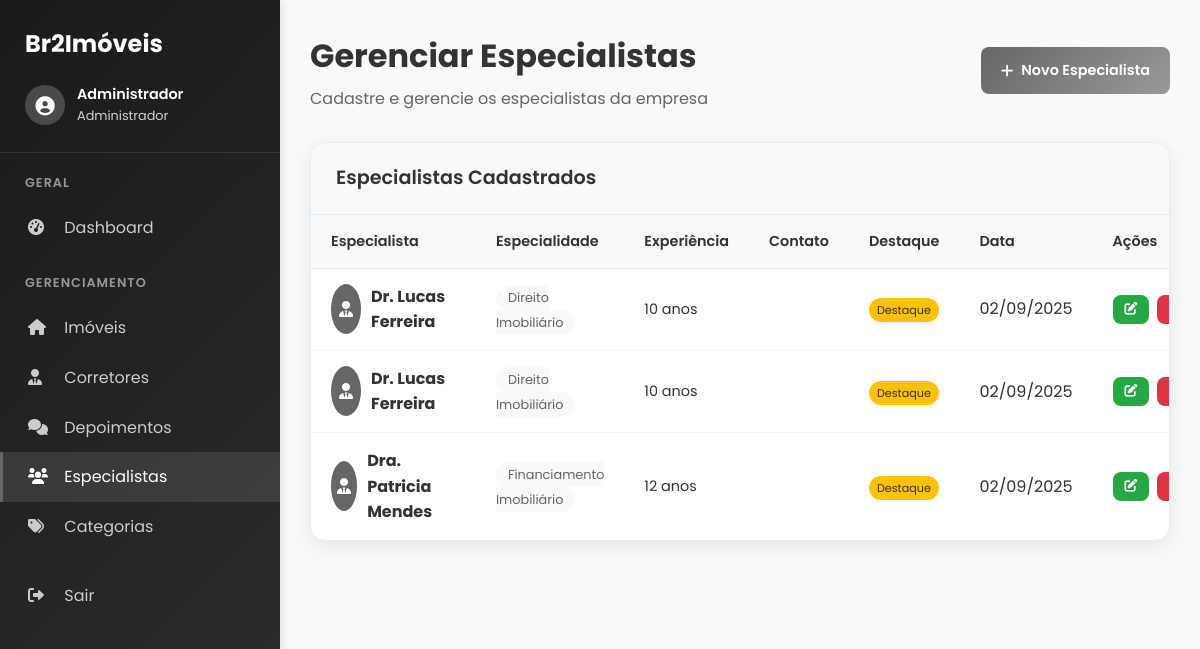
The page /admin/especialistas.php (signed in) on the database its author committed.
### tables this page shows
CREATE TABLE `especialistas` (
  `id` int NOT NULL,
  `nome` varchar(255) NOT NULL,
  `cargo` varchar(100) NOT NULL,
  `especialidade` varchar(100) DEFAULT NULL,
  `experiencia` varchar(50) DEFAULT NULL,
  `bio` text,
  `foto` varchar(500) DEFAULT NULL,
  `email` varchar(255) DEFAULT NULL,
  `telefone` varchar(20) DEFAULT NULL,
  `linkedin` varchar(255) DEFAULT NULL,
  `destaque` tinyint(1) DEFAULT '0',
  `ativo` tinyint(1) DEFAULT '1',
  `data_cadastro` timestamp NOT NULL DEFAULT CURRENT_TIMESTAMP,
  `data_atualizacao` timestamp NOT NULL DEFAULT CURRENT_TIMESTAMP ON UPDATE CURRENT_TIMESTAMP
);

### classes/Especialista.php (called while the page is built, shortened)
<?php
require_once 'Database.php';
class Especialista {
    private $db;
    private $table = 'especialistas';
    public function __construct() {
        $this->db = new Database();
    }
    public function listarTodos($filtros = [], $pagina = 1, $limite = 20) {
        try {
            $params = [];
            $sql = "SELECT * FROM {$this->table}";
            $sql .= " ORDER BY destaque DESC, nome ASC";
            $offset = ($pagina - 1) * $limite;
            $sql .= " LIMIT {$limite} OFFSET {$offset}";
            $especialistas = $this->db->fetchAll($sql, $params);
            $sql_count = "SELECT COUNT(*) as total FROM {$this->table}";
            $total = $this->db->fetchOne($sql_count, $params);
            $total_registros = $total['total'] ?? 0;
            return [
                'especialistas' => $especialistas,
                'total' => $total_registros,
                'pagina' => $pagina,
                'limite' => $limite,
                'total_paginas' => ceil($total_registros / $limite)
            ];
        } catch (Exception $e) {
            error_log("Erro ao listar especialistas: " . $e->getMessage());
            return [
                'especialistas' => [],
                'total' => 0,
                'pagina' => $pagina,
                'limite' => $limite,
                'total_paginas' => 0
            ];
        }
    }
}
?>

### classes/Database.php (called while the page is built, shortened)
<?php
class Database {
    private $host;
    private $db_name;
    private $username;
    private $password;
    public function __construct() {
        $this->host = DB_HOST;
        $this->db_name = DB_NAME;
        $this->username = DB_USERNAME;
        $this->password = DB_PASSWORD;
    }
    public function getConnection() {
        $this->conn = null;
        try {
            $this->conn = new PDO(
                "mysql:host=" . $this->host . ";dbname=" . $this->db_name,
                $this->username,
                $this->password,
                array(
                    PDO::ATTR_ERRMODE => PDO::ERRMODE_EXCEPTION,
                    PDO::MYSQL_ATTR_INIT_COMMAND => "SET NAMES utf8"
                )
            );
        } catch(PDOException $exception) {
            try {
                $this->conn = new PDO(
                    "mysql:host=localhost:3306;dbname=br2studios",
                    'root',
                    '',
                    array(
                        PDO::ATTR_ERRMODE => PDO::ERRMODE_EXCEPTION,
                        PDO::MYSQL_ATTR_INIT_COMMAND => "SET NAMES utf8"
                    )
                );
            } catch(PDOException $exception2) {
                $this->conn = new PDO(
                    "mysql:host=localhost;dbname=br2studios",
                    'root',
                    '',
                    array(
                        PDO::ATTR_ERRMODE => PDO::ERRMODE_EXCEPTION,
                        PDO::MYSQL_ATTR_INIT_COMMAND => "SET NAMES utf8"
                    )
                );
            }
        }
        return $this->conn;
    }
    public function fetchOne($sql, $params = []) {
        try {
            $stmt = $this->getConnection()->prepare($sql);
            $stmt->execute($params);
            return $stmt->fetch(PDO::FETCH_ASSOC);
        } catch(PDOException $e) {
            error_log("Erro fetchOne: " . $e->getMessage());
            return false;
        }
    }
    public function fetchAll($sql, $params = []) {
        try {
            $stmt = $this->getConnection()->prepare($sql);
            $stmt->execute($params);
            return $stmt->fetchAll(PDO::FETCH_ASSOC);
        } catch(PDOException $e) {
            error_log("Erro fetchAll: " . $e->getMessage());
            return [];
        }
    }
}
?>

### admin/especialistas.php (the view, shortened to what this page needs)
<?php
require_once '../config/database.php';
require_once '../classes/Database.php';
require_once '../classes/Especialista.php';
try {
    $especialista = new Especialista();
} catch (Exception $e) {
    $mensagem = "Erro ao inicializar classes: " . $e->getMessage();
    $tipo_mensagem = 'error';
}
$action = $_GET['action'] ?? 'listar';
$especialistas = [];
if ($action === 'listar') {
    try {
        $especialistas_result = $especialista->listarTodos();
        if (is_array($especialistas_result) && isset($especialistas_result['especialistas'])) {
            $especialistas = $especialistas_result;
        } elseif (is_array($especialistas_result)) {
            $especialistas = ['especialistas' => $especialistas_result];
        }
    } catch (Exception $e) {
        $mensagem = "Erro ao buscar especialistas: " . $e->getMessage();
        $tipo_mensagem = 'error';
    }
}
include 'includes/header.php';
?>
<?php include 'includes/sidebar.php'; ?>
<main class="main-content">
    <div class="page-header">
        <div class="page-title">
            <h1>Gerenciar Especialistas</h1>
            <p class="page-subtitle">Cadastre e gerencie os especialistas da empresa</p>
        </div>
        <div class="header-actions">
            <?php if ($action === 'listar'): ?>
                <a href="?action=novo" class="btn btn-primary">
                    <i class="fas fa-plus"></i>
                    Novo Especialista
                </a>
            <?php endif; ?>
        </div>
    </div>
    <?php if ($action === 'listar'): ?>
        <div class="table-container">
            <div class="table-header">
                <h3>Especialistas Cadastrados</h3>
            </div>
            <?php if (!empty($especialistas['especialistas'])): ?>
                <table class="table">
                    <thead>
                        <tr>
                            <th>Especialista</th>
                            <th>Especialidade</th>
                            <th>Experiência</th>
                            <th>Contato</th>
                            <th>Destaque</th>
                            <th>Data</th>
                            <th>Ações</th>
                        </tr>
                    </thead>
                    <tbody>
                        <?php foreach ($especialistas['especialistas'] as $especialista_item): ?>
                            <tr>
                                <td>
                                    <div style="display: flex; align-items: center; gap: 10px;">
                                        <?php if ($especialista_item['foto']): ?>
                                            <img src="<?php echo htmlspecialchars($especialista_item['foto']); ?>"
                                                 alt="Especialista" style="width: 50px; height: 50px; border-radius: 50%; object-fit: cover;">
                                        <?php else: ?>
                                            <div style="width: 50px; height: 50px; border-radius: 50%; background: #666; display: flex; align-items: center; justify-content: center; color: white;">
                                                <i class="fas fa-user-tie"></i>
                                            </div>
                                        <?php endif; ?>
                                        <div>
                                            <strong><?php echo htmlspecialchars($especialista_item['nome']); ?></strong>
                                        </div>
                                    </div>
                                </td>
                                <td>
                                    <span style="background: #f8f9fa; padding: 4px 12px; border-radius: 20px; font-size: 0.8rem; color: #666;">
                                        <?php echo htmlspecialchars($especialista_item['especialidade']); ?>
                                    </span>
                                </td>
                                <td>
                                    <div style="max-width: 200px;">
                                        <p style="margin: 0; font-size: 0.9rem; line-height: 1.4;">
                                            <?php echo htmlspecialchars(substr($especialista_item['experiencia'], 0, 80)); ?>
                                        </p>
                                    </div>
                                </td>
                                <td>
                                </td>
                                <td>
                                    <?php if ($especialista_item['destaque']): ?>
                                        <span class="destaque-badge" style="background: #ffc107; color: #333; padding: 4px 8px; border-radius: 12px; font-size: 0.7rem;">Destaque</span>
                                    <?php else: ?>
                                        <span style="color: #999; font-size: 0.8rem;">Normal</span>
                                    <?php endif; ?>
                                </td>
                                <td><?php echo date('d/m/Y', strtotime($especialista_item['data_cadastro'])); ?></td>
                                <td>
                                    <div style="display: flex; gap: 8px;">
                                        <a href="?action=editar&id=<?php echo $especialista_item['id']; ?>" class="btn btn-success btn-sm">
                                            <i class="fas fa-edit"></i>
                                        </a>
                                        <a href="?action=excluir&id=<?php echo $especialista_item['id']; ?>"
                                           class="btn btn-danger btn-sm"
                                           onclick="return confirm('Tem certeza que deseja excluir este especialista?')">
                                        </a>
                                    </div>
                                </td>
                            </tr>
                        <?php endforeach; ?>
                    </tbody>
                </table>
            <?php endif; ?>
        </div>
    <?php endif; ?>
</main>
<?php include 'includes/footer.php'; ?>

### assets/css/admin-imoveis.css (style rules this page uses)
.btn { transition: all 0.3s ease; }
.fas, .far, .fab { transition: all 0.2s ease; }

### admin/includes/header.php (style rules this page uses)
* { margin: 0; padding: 0; box-sizing: border-box; }
body { font-family: 'Poppins', sans-serif; background: #f8f9fa; color: #333; line-height: 1.6; }
.main-content { flex: 1; margin-left: 280px; padding: 30px; }
.page-header { display: flex; justify-content: space-between; align-items: center; margin-bottom: 30px; }
.page-title h1 { font-size: 2rem; font-weight: 700; color: #333; margin-bottom: 5px; }
.page-subtitle { color: #666; font-size: 1rem; }
.header-actions { display: flex; gap: 15px; }
.btn { padding: 12px 20px; border: none; border-radius: 8px; font-weight: 600; text-decoration: none; display: inline-flex; align-items: center; gap: 8px; transition: all 0.3s ease; cursor: pointer; font-size: 0.9rem; }
.btn-primary { background: linear-gradient(135deg, #666666, #999999); color: white; }
.btn-danger { background: #dc3545; color: white; }
.btn-success { background: #28a745; color: white; }
.table-container { background: white; border-radius: 12px; box-shadow: 0 2px 10px rgba(0,0,0,0.08); overflow: hidden; }
.table-header { padding: 20px; border-bottom: 1px solid #e9ecef; background: #f8f9fa; }
.table-header h3 { margin: 0; color: #333; font-weight: 600; }
.table { width: 100%; border-collapse: collapse; }
.table th, .table td { padding: 15px 20px; text-align: left; border-bottom: 1px solid #e9ecef; }
.table th { background: #f8f9fa; font-weight: 600; color: #495057; font-size: 0.9rem; }
.btn-sm { padding: 8px 16px; font-size: 0.8rem; }
.table-container { background: white; border-radius: 15px; box-shadow: 0 5px 20px rgba(0,0,0,0.08); border: 1px solid #e9ecef; overflow: hidden; margin-bottom: 30px; }
.table-header { padding: 20px 25px; border-bottom: 1px solid #e9ecef; background: #f8f9fa; }
.table-header h3 { margin: 0; font-size: 1.2rem; font-weight: 600; color: #333; }
.table th { background: #f8f9fa; padding: 15px 20px; text-align: left; font-weight: 600; color: #333; border-bottom: 1px solid #e9ecef; font-size: 0.9rem; }
.table td { padding: 15px 20px; border-bottom: 1px solid #f1f3f4; vertical-align: middle; }
.table tbody tr:last-child td { border-bottom: none; }
.btn-sm { padding: 8px 12px; font-size: 0.8rem; }

### rows shown on the page
especialistas: nome "Dr. Lucas Ferreira", especialidade "Direito Imobiliário", experiencia "10 anos", destaque "Destaque", data_cadastro "02/09/2025"
especialistas: nome "Dr. Lucas Ferreira", especialidade "Direito Imobiliário", experiencia "10 anos", destaque "Destaque", data_cadastro "02/09/2025"
especialistas: nome "Dra. Patricia Mendes", especialidade "Financiamento Imobiliário", experiencia "12 anos", destaque "Destaque", data_cadastro "02/09/2025"

### other values the page prints
$_SESSION['admin_nome'] "Administrador"
